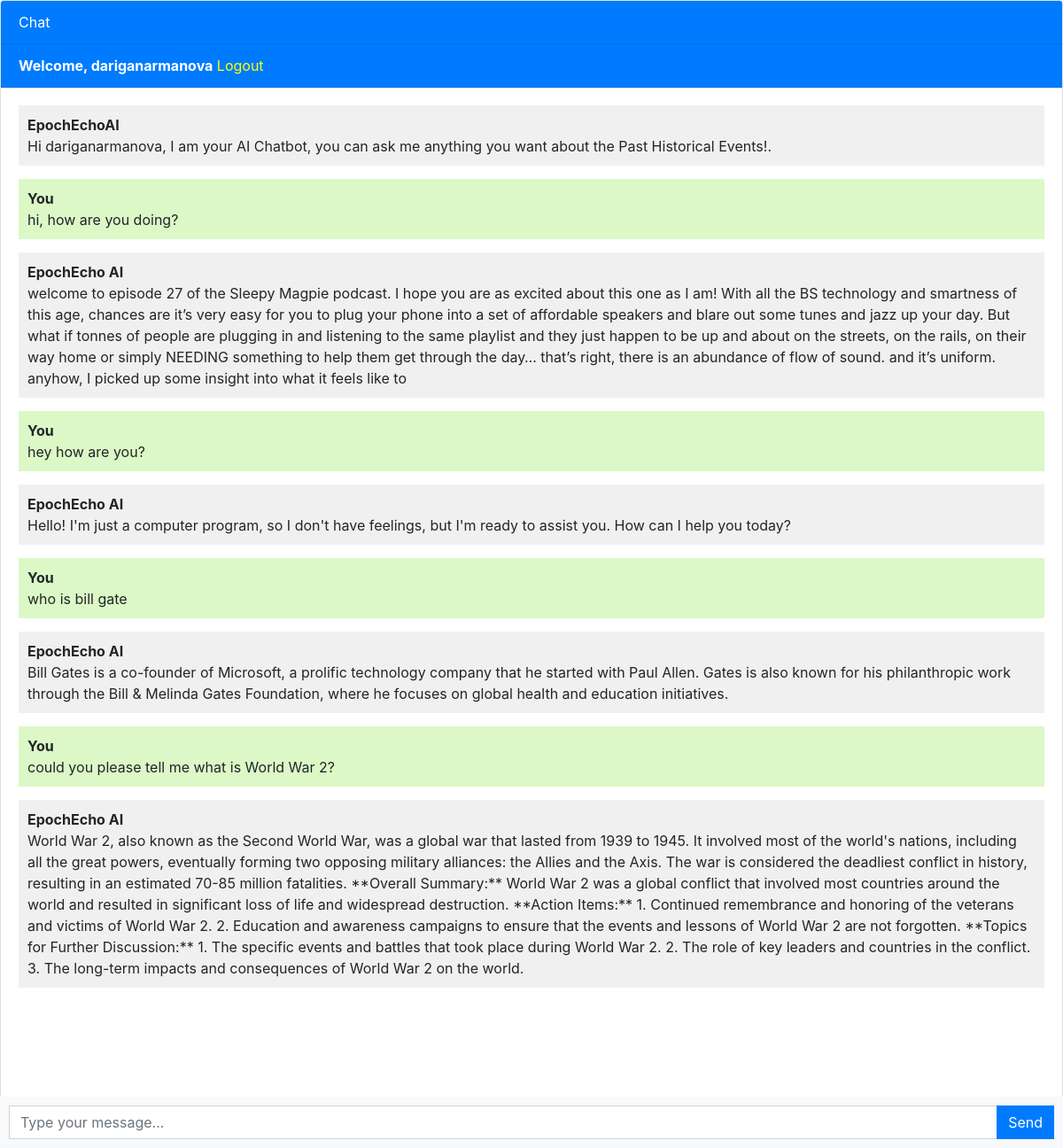
Screenshot of / (signed in) with the database file from the repository.
### chatbot/models.py (models this page shows, shortened)
class Chat(models.Model):
    user = models.ForeignKey(User, on_delete = models.CASCADE)
    message = models.TextField()
    response = models.TextField()
    created_at = models.DateTimeField(auto_now_add = True)

### chatbot/views.py (the view)
# urls.py: path('', views.chatbot, name='chatbot'),
def chatbot(request):
    chats = Chat.objects.filter(user=request.user)
    if request.method == 'POST':
        message = request.POST.get('message')
        response = ask_openai(message)
        chat = Chat(user = request.user, message = message, response = response, created_at = timezone.now())
        chat.save()
        return JsonResponse({'message': message, 'response': response})
    return render(request, 'chatbot.html', {'chats': chats})

### templates/chatbot.html (shortened to what this page needs)
{% extends 'base.html' %}  {% block content %}
<div class="chat-container">
  <div class="card flex-grow-1">
    <div class="card-header bg-primary text-white">Chat</div>
    {% if user.is_authenticated %}
    <div class="card-header bg-primary text-white">
      <b>Welcome, {{user.username}}</b>
      <a style="color: yellow" href="logout">Logout</a>
    </div>
    {% else %}
    <div class="card-header bg-primary text-white">
      <a style="color: yellow" href="login">Login</a>
      <a style="color: yellow" href="register">Register</a>
    </div>
    {% endif %}
    <div class="card-body messages-box">
      <ul class="list-unstyled messages-list">
        <li class="message received">
          <div class="message-text">
            <div class="message-sender">
              <b>EpochEchoAI</b>
            </div>
            <div class="message-content">
              Hi {{user.username}}, I am your AI Chatbot, you can ask me
              anything you want about the Past Historical Events!.
            </div>
          </div>
        </li>
        {% for chat in chats %} {% if chat.user == request.user %}
        <li class="message sent">
          <div class="message-text">
            <div class="message-sender">
              <b>You</b>
            </div>
            <div class="message-content">{{chat.message}}</div>
          </div>
        </li>
        <li class="message received">
          <div class="message-text">
            <div class="message-sender">
              <b>EpochEcho AI</b>
            </div>
            <div class="message-content">{{chat.response}}</div>
          </div>
        </li>
        {% endif %} {% endfor %}
      </ul>
    </div>
    <br /><br />
    <br /><br />
    <br /><br />
  </div>
  <form class="message-form">
    <div class="input-group">
      <input
        type="text"
        class="form-control message-input"
        placeholder="Type your message..."
      />
      <div class="input-group-append">
        <button type="submit" class="btn btn-primary btn-send">Send</button>
      </div>
    </div>
  </form>
</div>
{% endblock %}

### templates/base.html (shortened to what this page needs)
<!DOCTYPE html>
<html lang="en">
  <head>
    <link rel="stylesheet" href="https://stackpath.bootstrapcdn.com/bootstrap/4.3.1/css/bootstrap.min.css">
  </head>
  <body>
    {% block content %}{% endblock %}
  </body>
</html>

### templates/chatbot.html (style rules this page uses)
body, html { height: 100%; }
.messages-box { flex: 1; overflow-y: auto; }
.messages-list { padding-left: 0; }
.message { margin-bottom: 15px; list-style: none; }
.message-text { padding: 10px; border-radius: 5px; }
.sent { background-color: #dcf8c6; align-self: flex-end; }
.received { background-color: #f1f0f0; align-self: flex-start; }
.message-form { display: flex; position: fixed; bottom: 0; left: 0; right: 0; padding: 10px; background-color: #f8f9fa; }
.message-input { flex: 1; border-radius: 0; border-right: none; }
.btn-send { border-radius: 0; }
.chat-container { height: 100%; display: flex; flex-direction: column; }

### rows the page displays
Chat: message "hi, how are you doing?", response "welcome to episode 27 of the Sleepy Magpie podcast. I hope you are as excited about this one as I am! With all the BS technology and smartness of this age, chances are it’s very easy for you to plug your phone into a set of affordable speakers and blare out some tunes and jazz up your day. But what if tonnes of people are plugging in and listening to the same playlist and they just happen to be up and about on the streets, on the rails, on their way home or simply NEEDING something to help them get through the day… that’s right, there is an abundance of flow of sound. and it’s uniform. anyhow, I picked up some insight into what it feels like to"
Chat: message "hey how are you?", response "Hello! I'm just a computer program, so I don't have feelings, but I'm ready to assist you. How can I help you today?"
Chat: message "who is bill gate", response "Bill Gates is a co-founder of Microsoft, a prolific technology company that he started with Paul Allen. Gates is also known for his philanthropic work through the Bill & Melinda Gates Foundation, where he focuses on global health and education initiatives."
Chat: message "could you please tell me what is World War 2?", response "World War 2, also known as the Second World War, was a global war that lasted from 1939 to 1945. It involved most of the world's nations, including all the great powers, eventually forming two opposing military alliances: the Allies and the Axis. The war is considered the deadliest conflict in history, resulting in an estimated 70-85 million fatalities. **Overall Summary:** World War 2 was a global conflict that involved most countries around the world and resulted in significant loss of life and widespread destruction. **Action Items:** 1. Continued remembrance and honoring of the veterans and victims of World War 2. 2. Education and awareness campaigns to ensure that the events and…"

### other values shown
{{ user.username }} "dariganarmanova"
